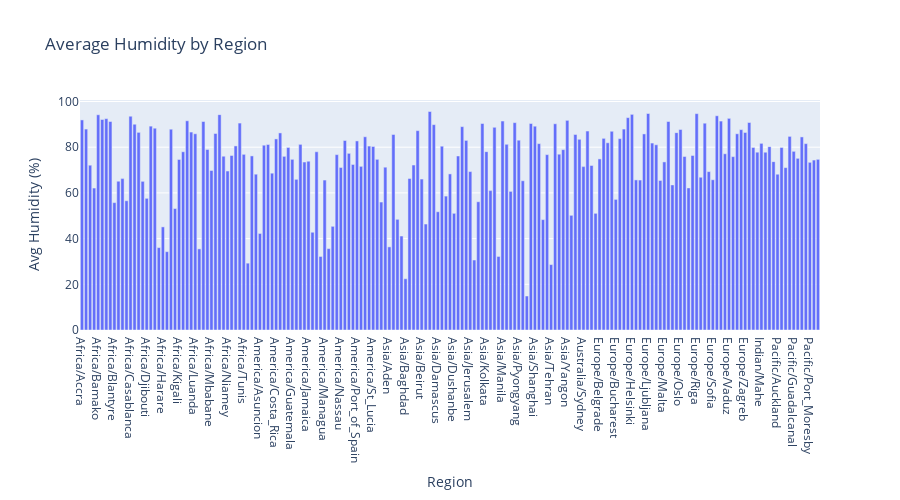

The code cell stored with this chart in its notebook:
### Code cell
region_humidity = df.groupby("timezone")["humidity"].mean().reset_index()

fig = px.bar(
    region_humidity,
    x="timezone",
    y="humidity",
    title="Average Humidity by Region",
    labels={"humidity": "Avg Humidity (%)", "timezone": "Region"},
    height=500
)

fig.show()

### Figure 1 — Plotly figure (JSON) as saved in the notebook; plotly's stock layout.template omitted (floating-point values rounded to 4 significant figures; data arrays with more than 128 entries replaced by an {"elided": "..."} marker saying what was removed)
{"data": [{"hovertemplate": "Region=%{x}<br>Avg Humidity (%)=%{y}<extra></extra>", "legendgroup": "", "marker": {"color": "#636efa", "pattern": {"shape": ""}}, "name": "", "orientation": "v", "showlegend": false, "textposition": "auto", "type": "bar", "x": {"elided": "183 str values"}, "xaxis": "x", "y": {"elided": "183 float values"}, "yaxis": "y"}], "layout": {"barmode": "relative", "height": 500, "legend": {"tracegroupgap": 0}, "title": {"text": "Average Humidity by Region"}, "xaxis": {"anchor": "y", "domain": [0, 1], "title": {"text": "Region"}}, "yaxis": {"anchor": "x", "domain": [0, 1], "title": {"text": "Avg Humidity (%)"}}}}
